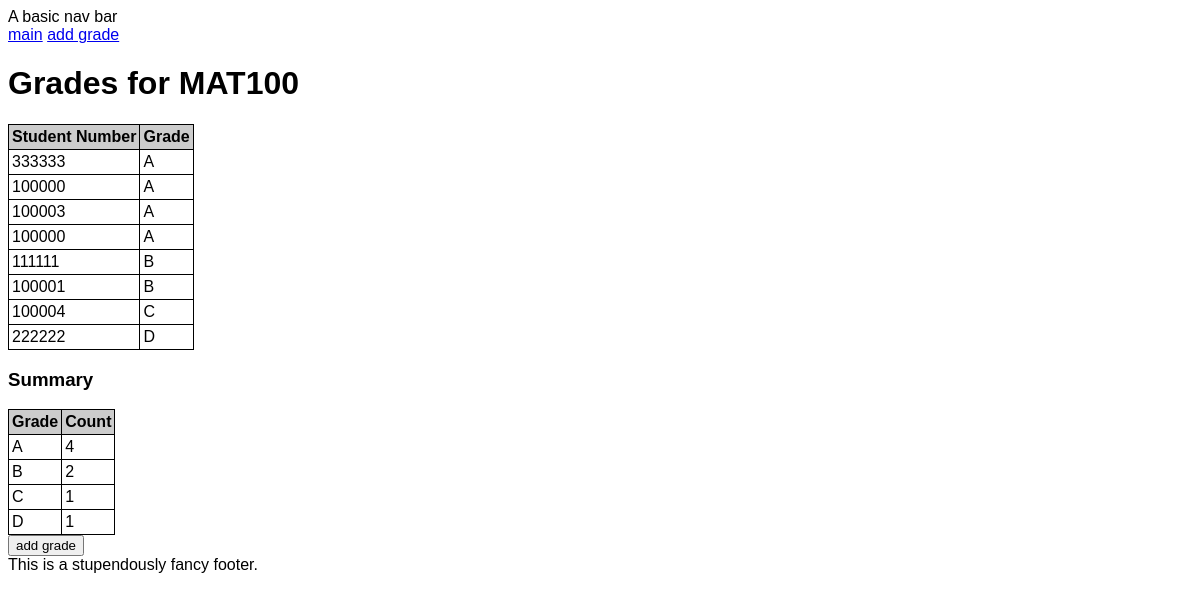
The page /course/MAT100 on the database its author committed.
### tables this page shows
CREATE TABLE grades (
                                id INTEGER PRIMARY KEY,
                                student_no INTEGER NOT NULL,
                                course_id TEXT NOT NULL,
                                grade TEXT NOT NULL,
                                FOREIGN KEY (student_no) REFERENCES students (student_no),
                                FOREIGN KEY (course_id) REFERENCES courses (id)
                            );

### app.py (the view)
@app.route("/course/<course_id>")
def course(course_id):
    conn = get_db()
    grades = sorted(select_course_grades(conn, course_id), key=lambda x:x["grade"])
    grade_count = sorted(Counter(map(lambda x: x["grade"], grades)).items())
    return render_template("course.html", course_id=course_id, grades=grades,
        grade_count=grade_count)

### app.py (called while the page is built)
def get_db():
    db = getattr(g, '_database', None)
    if db is None:
        db = g._database = sqlite3.connect(DATABASE)
    return db

@app.teardown_appcontext
def close_connection(exception):
    db = getattr(g, '_database', None)
    if db is not None:
        db.close()

### setup_db.py (called while the page is built)
def select_course_grades(conn, course_id):
    cur = conn.cursor()
    cur.execute("SELECT student_no, grade FROM grades WHERE course_id=?", (course_id,))
    grades = []
    for (student_no, grade) in cur:
        grades.append({
            "student_no": student_no,
            "grade": grade.strip()
        })
    return grades

### templates/course.html (shortened to what this page needs)
{% extends "base.html" %} {% block heading %}Grades for {{course_id}}{% endblock
%} {% block container %}
<table>
  <thead>
    <tr>
      <th>Student Number</th>
      <th>Grade</th>
    </tr>
  </thead>
  <tbody>
    {% for grade in grades %}
    <tr>
      <td>{{grade.student_no}}</td>
      <td>{{grade.grade}}</td>
    </tr>
    {% endfor %}
  </tbody>
</table>
<h3>Summary</h3>
<table>
  <thead>
    <tr>
      <th>Grade</th>
      <th>Count</th>
    </tr>
  </thead>
  <tbody>
    {% for grade, count in grade_count %}
    <tr>
      <td>{{grade}}</td>
      <td>{{count}}</td>
    </tr>
    {% endfor %}
  </tbody>
</table>
<form action="{{ url_for('add_grade') }}" method="get">
  <input type="submit" value="add grade" />
</form>
{% endblock %}

### static/style.css (style rules this page uses)
* { font-family: Verdana, Arial, sans-serif; }
table { border-collapse: collapse; }
th { background-color: #cccccc; text-align: left; }
td, th { border: 1px solid black; padding: 3px; }

### rows shown on the page
grades: student_no "333333", grade "A"
grades: student_no "100000", grade "A"
grades: student_no "100003", grade "A"
grades: student_no "100000", grade "A"
grades: student_no "111111", grade "B"
grades: student_no "100001", grade "B"
grades: student_no "100004", grade "C"
grades: student_no "222222", grade "D"

### other values the page prints
{{ course_id }} "MAT100"
{{ grade }} "A" "B" "C" "D"
{{ count }} "4" "2" "1" "1"
